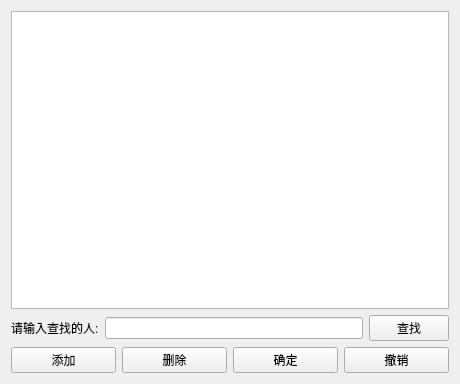
<?xml version="1.0" encoding="UTF-8"?>
<ui version="4.0">
 <class>Widget</class>
 <widget class="QWidget" name="Widget">
  <property name="geometry">
   <rect>
    <x>0</x>
    <y>0</y>
    <width>460</width>
    <height>384</height>
   </rect>
  </property>
  <property name="windowTitle">
   <string>Widget</string>
  </property>
  <layout class="QGridLayout" name="gridLayout">
   <item row="0" column="0">
    <widget class="QTableView" name="tableView"/>
   </item>
   <item row="1" column="0">
    <layout class="QHBoxLayout" name="horizontalLayout">
     <item>
      <widget class="QLabel" name="label">
       <property name="text">
        <string>请输入查找的人:</string>
       </property>
      </widget>
     </item>
     <item>
      <widget class="QLineEdit" name="lineEdit"/>
     </item>
     <item>
      <widget class="QPushButton" name="buttonFind">
       <property name="text">
        <string>查找</string>
       </property>
      </widget>
     </item>
    </layout>
   </item>
   <item row="2" column="0">
    <layout class="QHBoxLayout" name="horizontalLayout_2">
     <item>
      <widget class="QPushButton" name="buttonAdd">
       <property name="text">
        <string>添加</string>
       </property>
      </widget>
     </item>
     <item>
      <widget class="QPushButton" name="buttonDel">
       <property name="text">
        <string>删除</string>
       </property>
      </widget>
     </item>
     <item>
      <widget class="QPushButton" name="buttonSure">
       <property name="text">
        <string>确定</string>
       </property>
      </widget>
     </item>
     <item>
      <widget class="QPushButton" name="buttonCancel">
       <property name="text">
        <string>撤销</string>
       </property>
      </widget>
     </item>
    </layout>
   </item>
  </layout>
 </widget>
 <layoutdefault spacing="6" margin="11"/>
 <resources/>
 <connections/>
</ui>
